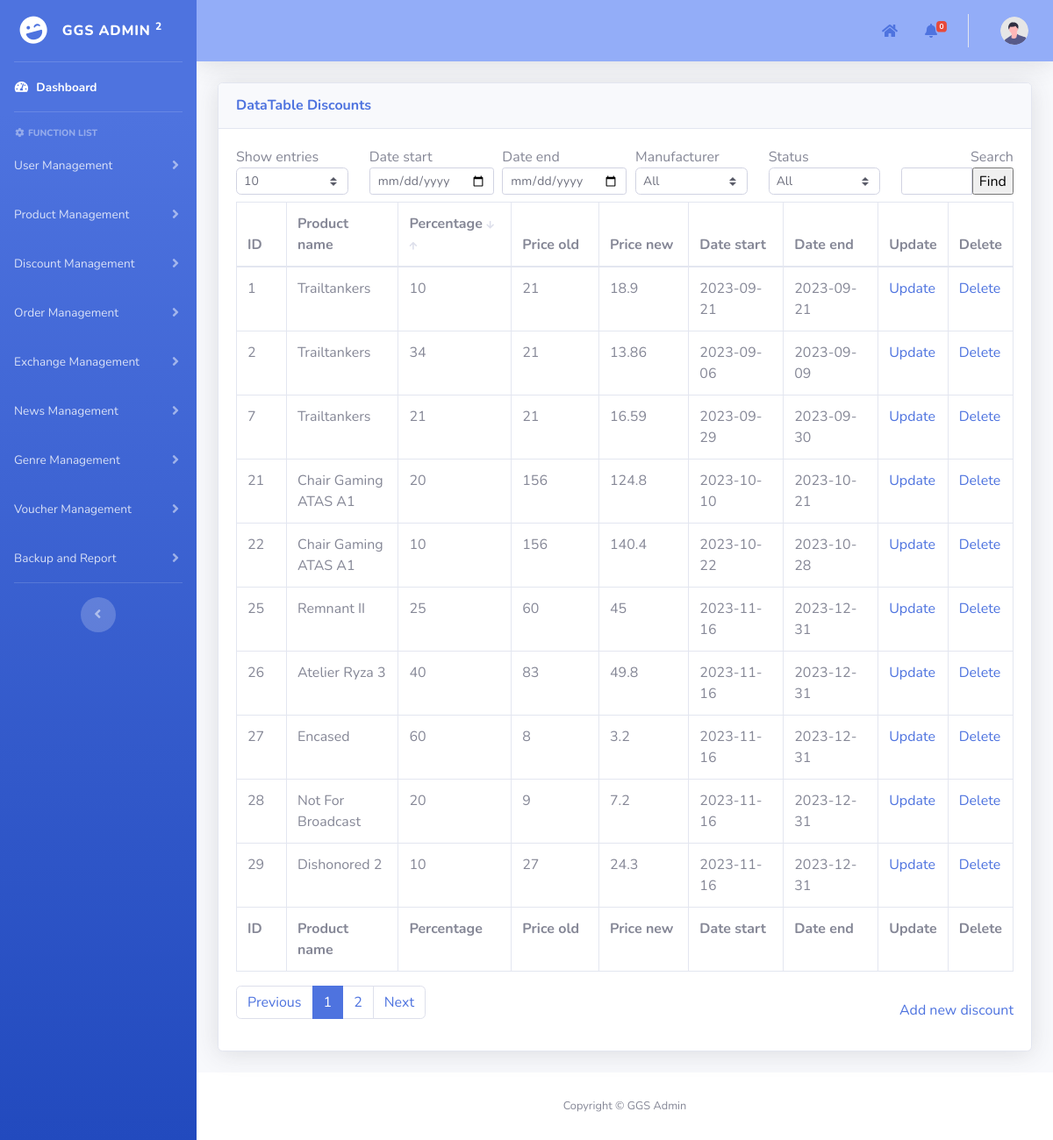
Page /admin/pages/discountManagement/discounts_Management.php on the earlier database version.
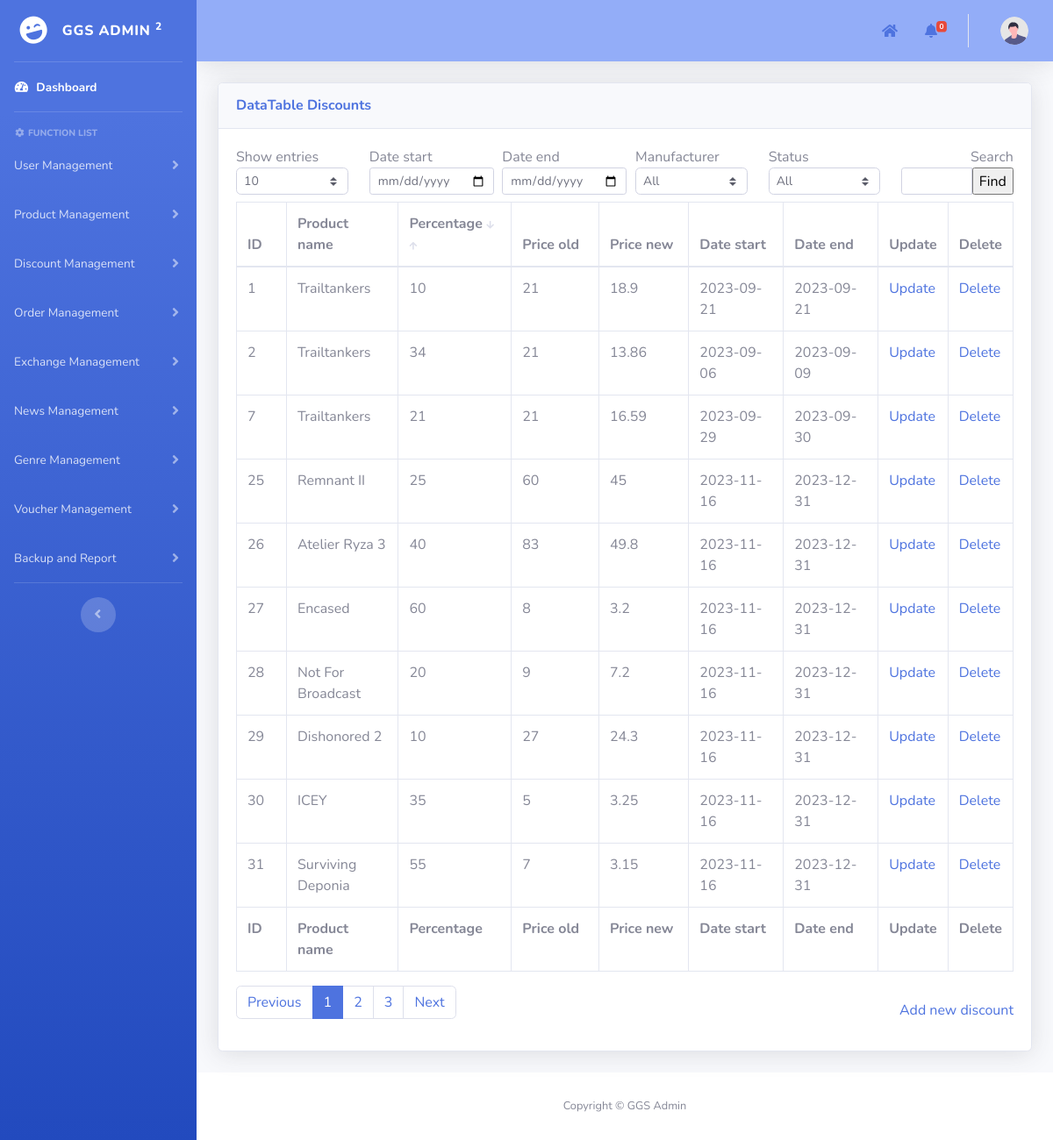
Same page on the later database version.
### tables this page shows
CREATE TABLE `discounts` (
  `id` int(11) NOT NULL AUTO_INCREMENT,
  `product_id` int(11) DEFAULT NULL,
  `discount_amount` int(11) NOT NULL,
  `start_date` date DEFAULT NULL,
  `end_date` date DEFAULT NULL,
  PRIMARY KEY (`id`),
  KEY `discounts_ibfk_1` (`product_id`),
  CONSTRAINT `discounts_ibfk_1` FOREIGN KEY (`product_id`) REFERENCES `products` (`id`) ON DELETE CASCADE ON UPDATE CASCADE
);

CREATE TABLE `products` (
  `id` int(11) NOT NULL AUTO_INCREMENT,
  `id_manufacturer` int(11) NOT NULL,
  `product_name` varchar(100) NOT NULL,
  `image_avt_url` varchar(50) NOT NULL,
  `description` text NOT NULL,
  `video_trailer_url` varchar(50) NOT NULL,
  `source` varchar(50) NOT NULL,
  `price` int(11) NOT NULL,
  `release_date` date NOT NULL,
  `units_sold` int(11) NOT NULL DEFAULT 0,
  `classify` enum('game','gear') NOT NULL,
  PRIMARY KEY (`id`),
  KEY `fk_manufacturer_id` (`id_manufacturer`),
  CONSTRAINT `fk_manufacturer_id` FOREIGN KEY (`id_manufacturer`) REFERENCES `users` (`id`) ON DELETE CASCADE ON UPDATE CASCADE
);

### admin/pages/add_template.php (called while the page is built, shortened)
<?php
include("../template/template.php");
?>

### admin/pages/discountManagement/discounts_Management.php (the view, shortened to what the changed rows need)
<?php
function print_data($id, $product_name, $discount_amount, $price_old, $start_date, $end_date)
{
    $price_new = $price_old - ($price_old * ($discount_amount / 100));
    echo "<tr>
    <td>
        $id
    </td>
    <td>
        $product_name
    </td>
    <td>
        $discount_amount
    </td>
    <td>
        $price_old
    </td>
    <td>
        $price_new
    </td>
    <td>
        $start_date
    </td>
    <td>
        $end_date
    </td>
    <td><a href='update_discount.php?id=$id'>Update</a></td>
    <td><a href='javascript:deleteItem($id)'>Delete</a></td>
</tr>";
}
?>
<?php
include("../add_template.php");
function main()
{
    include("../../../mod/database_connection.php");
    $search = isset($_POST["search"]) ? $_POST["search"] : "";
    $status = isset($_POST["status"]) ? $_POST["status"] : "all";
    $date_start = isset($_POST["date_start"]) ? $_POST["date_start"] : "";
    $date_end = isset($_POST["date_end"]) ? $_POST["date_end"] : "";
    $show_entries = isset($_POST["show_entries"]) ? $_POST["show_entries"] : 10;
    if (isset($_GET['page'])) {
        $page = $_GET['page'];
    } else {
        $page = 1;
    }
    if ($page == 1) {
        $begin = 0;
    } else {
        $begin = ($page * $show_entries) - $show_entries;
    }
    $query = "SELECT d.id,product_id,id_manufacturer,product_name, discount_amount,price,start_date,end_date
        FROM discounts d, products p
        WHERE p.id = d.product_id AND p.product_name LIKE ? ";
    $params = array("%" . $search . "%");
    $stmt = $conn->prepare($query);
    $stmt->bind_param(str_repeat("s", count($params)), ...$params);
    if (!$stmt->execute()) {
        die("Execute failed: " . $stmt->error);
    }
    $result = $stmt->get_result();
    $total_num_rows = $result->num_rows;
    $total_page = ceil($total_num_rows / $show_entries);
    $query .= "LIMIT ?, ?";
    $params[] = $begin;
    $params[] = $show_entries;
    $stmt = $conn->prepare($query);
    $stmt->bind_param(str_repeat("s", count($params)), ...$params);
    if (!$stmt->execute()) {
        die("Execute failed: " . $stmt->error);
    }
    $result = $stmt->get_result();
    ?>
    <div class="container-fluid">
        <form method="post" name="frmDataDiscount">
            <div class="card shadow mb-4">
                <div class="card-body">
                    <div class="table-responsive">
                        <div id="dataTable_wrapper" class="dataTables_wrapper dt-bootstrap4">
                            <div id="table_data_return">
                                <div class="row">
                                    <div class="col-sm-12">
                                        <table class="table table-bordered dataTable" id="dataTable" width="100%"
                                            cellspacing="0" role="grid" aria-describedby="dataTable_info"
                                            style="width: 100%;">
                                            <thead>
                                                <tr role="row">
                                                    <th class="sorting sorting_asc" tabindex="0" aria-controls="dataTable"
                                                        rowspan="1" colspan="1" aria-sort="ascending"
                                                        aria-label="ID: activate to sort column descending"
                                                        style="width: 70px;">
                                                        ID
                                                    </th>
                                                    <th class="sorting" tabindex="0" aria-controls="dataTable" rowspan="1"
                                                        colspan="1"
                                                        aria-label="Product name: activate to sort column ascending"
                                                        style="width: 147px;">
                                                        Product name</th>
                                                    <th class="sorting" tabindex="0" aria-controls="dataTable" rowspan="1"
                                                        colspan="1"
                                                        aria-label="Discount amount: activate to sort column ascending"
                                                        style="width: 150px;">
                                                        Percentage
                                                        <a
                                                            href="javascript:a('discounts_Management.php?page=<?php echo $page; ?><?= isset($_GET['desc_percent']) ? '' : '&desc_percent' ?>')">
                                                            <i
                                                                class="fas fa-arrow-down <?= isset($_GET['desc_percent']) ? 'icon1' : 'icon' ?>"></i>
                                                        </a>
                                                        <a
                                                            href="javascript:a('discounts_Management.php?page=<?php echo $page; ?><?= isset($_GET['asc_percent']) ? '' : '&asc_percent' ?>')">
                                                            <i
                                                                class="fas fa-arrow-up <?= isset($_GET['asc_percent']) ? 'icon1' : 'icon' ?>"></i>
                                                        </a>
                                                    </th>
                                                    <th class="sorting" tabindex="0" aria-controls="dataTable" rowspan="1"
                                                        colspan="1"
                                                        aria-label="Price old: activate to sort column ascending"
                                                        style="width: 139px;">
                                                        Price old
                                                    </th>
                                                    <th class="sorting" tabindex="0" aria-controls="dataTable" rowspan="1"
                                                        colspan="1"
                                                        aria-label="Price new: activate to sort column ascending"
                                                        style="width: 139px;">
                                                        Price new</th>
                                                    <th class="sorting" tabindex="0" aria-controls="dataTable" rowspan="1"
                                                        colspan="1"
                                                        aria-label="Date start: activate to sort column ascending"
                                                        style="width: 147px;">
                                                        Date start</th>
                                                    <th class="sorting" tabindex="0" aria-controls="dataTable" rowspan="1"
                                                        colspan="1" aria-label="Date end: activate to sort column ascending"
                                                        style="width: 147px;">
                                                        Date end</th>
                                                    <th class="sorting" tabindex="0" aria-controls="dataTable" rowspan="1"
                                                        colspan="1" aria-label="Age: activate to sort column ascending"
                                                        style="width: 70px;">Update
                                                    </th>
                                                    <th class="sorting" tabindex="0" aria-controls="dataTable" rowspan="1"
                                                        colspan="1" aria-label="Age: activate to sort column ascending"
                                                        style="width: 70px;">Delete
                                                    </th>
                                                </tr>
                                            </thead>
                                            <tfoot>
                                                <tr>
                                                    <th rowspan="1" colspan="1">ID</th>
                                                    <th rowspan="1" colspan="1">Product name</th>
                                                    <th rowspan="1" colspan="1">Percentage</th>
                                                    <th rowspan="1" colspan="1">Price old</th>
                                                    <th rowspan="1" colspan="1">Price new</th>
                                                    <th rowspan="1" colspan="1">Date start</th>
                                                    <th rowspan="1" colspan="1">Date end</th>
                                                    <th rowspan="1" colspan="1">Update</th>
                                                    <th rowspan="1" colspan="1">Delete</th>
                                                </tr>
                                            </tfoot>
                                            <tbody>
                                                <?php
                                                if ($date_start != "" && $date_end != "" && $date_start > $date_end) {
                                                    echo '<td></td><td style="border: none;">Error: Start date must be greater than end date</td>';
                                                } else {
                                                    if ($result->num_rows > 0 && $status != "no_discount") {
                                                        while ($row = $result->fetch_assoc()) {
                                                            print_data($row['id'], $row['product_name'], $row['discount_amount'], $row['price'], $row['start_date'], $row['end_date']);
                                                        }
                                                    }
                                                                ?>
                                                                <?php
                                                }
                                                ?>
                                            </tbody>
                                        </table>
                                    </div>
                                </div>
                                <div class="row">
                                    <div class="col-sm-12 col-md-6">
                                        <div class="dataTables_paginate paging_simple_numbers" id="dataTable_paginate">
                                            <ul class="pagination">
                                                <?php
                                                for ($i = 1; $i <= $total_page; $i++) { ?>
                                                    <li class="paginate_button page-item <?= ($i == $page) ? 'active' : '' ?>">
                                                        <a href="javascript:a('discounts_Management.php?page=<?= $i; ?>')"
                                                            aria-controls="dataTable" data-dt-idx="<?= $i; ?>" tabindex="0"
                                                            class="page-link">
                                                            <?= $i; ?>
                                                        </a>
                                                    </li>
                                                <?php }
                                                ?>
                                            </ul>
                                        </div>
                                    </div>
                                </div>
                            </div>
                        </div>
                    </div>
                </div>
            </div>
        </form>
    </div>
<?php }
?>

Differences in the rows shown:
removed discounts: id "21", product.product_name "Chair Gaming ATAS A1", discount_amount "20", product.price "156", price_new "124.8", start_date "2023-10-10", end_date "2023-10-21"
removed discounts: id "22", product.product_name "Chair Gaming ATAS A1", discount_amount "10", product.price "156", price_new "140.4", start_date "2023-10-22", end_date "2023-10-28"
now on this page (row unchanged): discounts: id "30", product.product_name "ICEY", discount_amount "35", product.price "5", price_new "3.25", start_date "2023-11-16", end_date "2023-12-31"
now on this page (row unchanged): discounts: id "31", product.product_name "Surviving Deponia", discount_amount "55", product.price "7", price_new "3.15", start_date "2023-11-16", end_date "2023-12-31"
Other differences:
new list line: "3"
